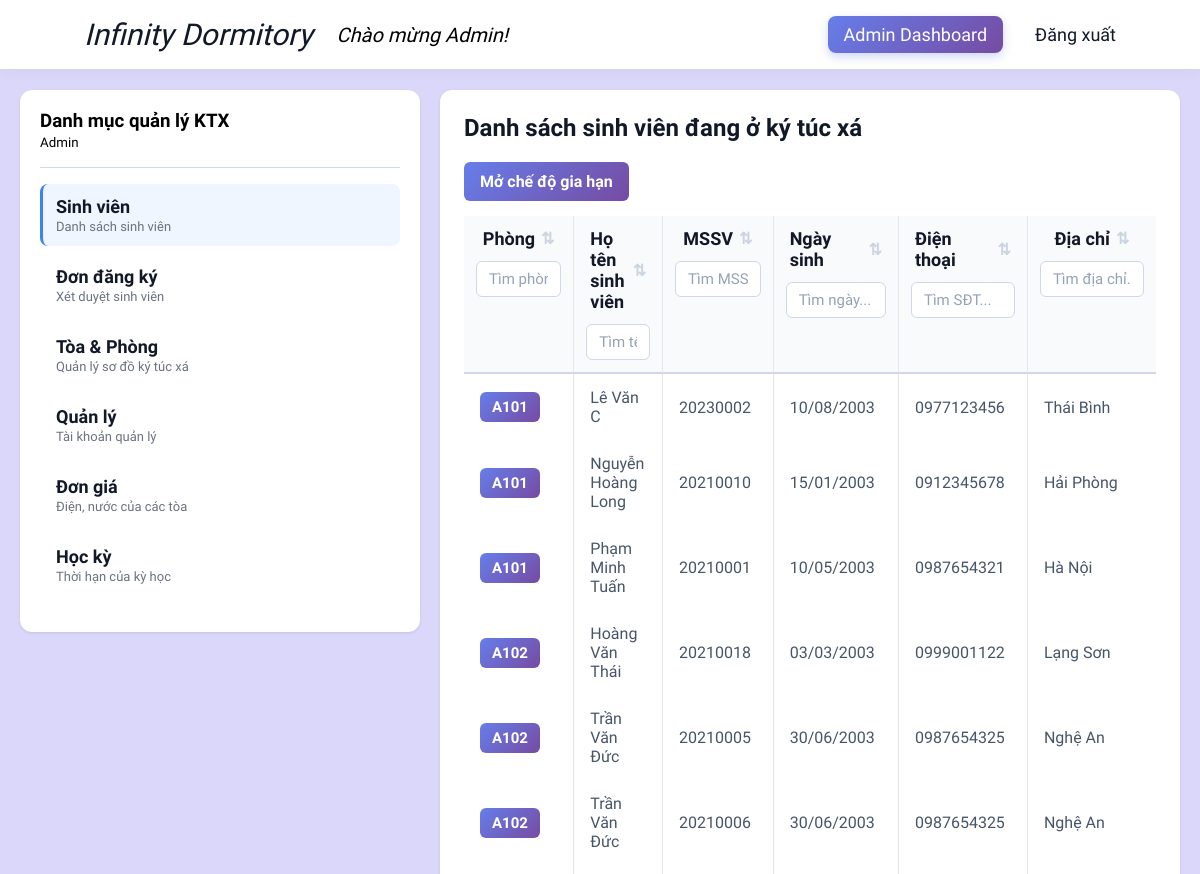
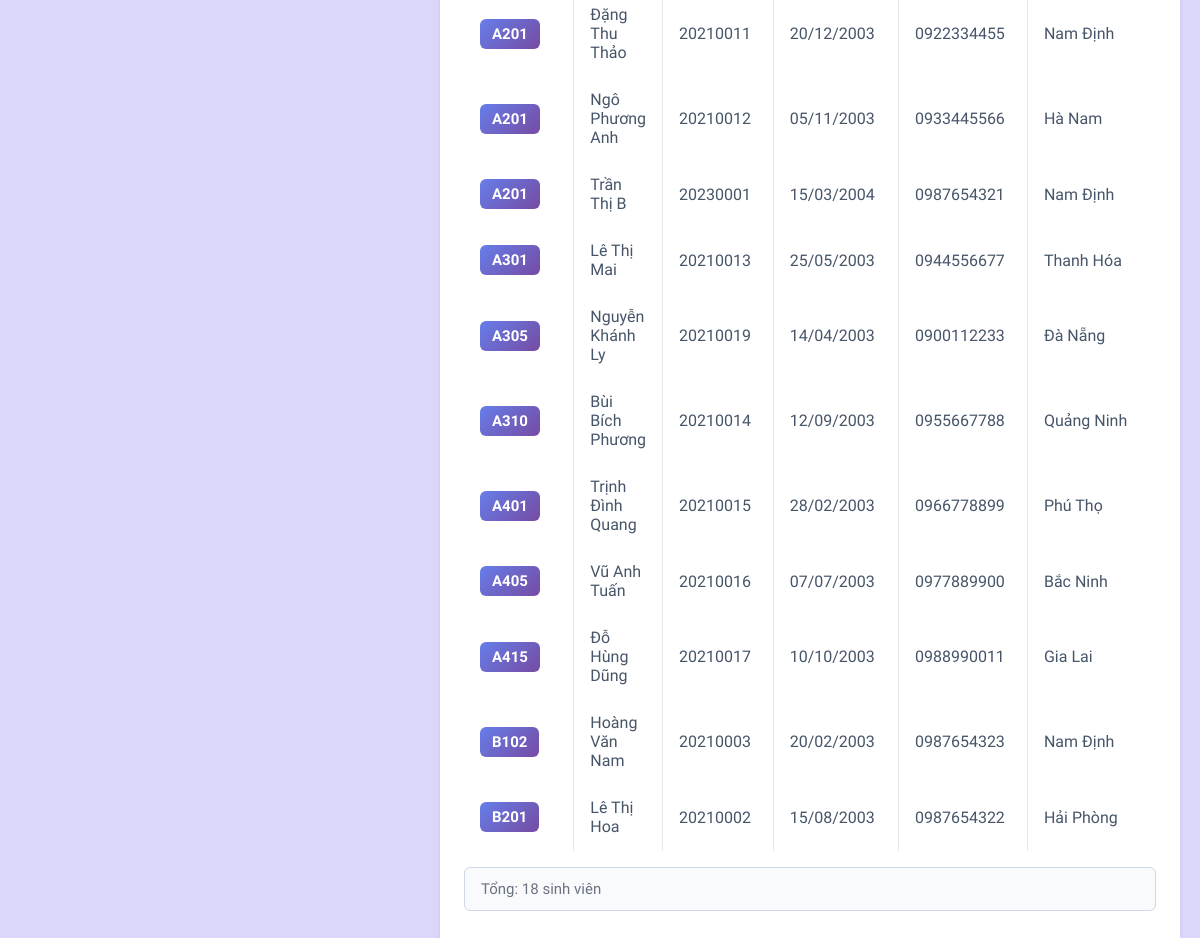
Page /admin/dashboard.php?tab=student (signed in) on the committed database (2 pictures, top to bottom).
### tables this page shows
CREATE TABLE STUDENT
(
    STD_ID VARCHAR(20) NOT NULL PRIMARY KEY,
    STD_NAME VARCHAR(100) NOT NULL,
    STD_DOB DATETIME NOT NULL,
    STD_GD ENUM('Nam', 'Nữ') NOT NULL,
    STD_PHONE VARCHAR(20),
    STD_ADR VARCHAR(200) NOT NULL,
    STD_IMG VARCHAR(255),
    IS_ACTIVE BOOLEAN DEFAULT TRUE,
    USER_ID INT NOT NULL,
    FOREIGN KEY (USER_ID) REFERENCES USERS(USER_ID)
);

### admin/views/students.php (the view, shortened to what this page needs)
<?php
require_once __DIR__ . '/../../database_connection.php';
$students = [];
try
{
    if ($conn) {
        mysqli_set_charset($conn, "utf8mb4");
        $nextSemRes = mysqli_query($conn, "SELECT SEM_ID FROM SEMESTER WHERE SEM_STATUS = 'Upcoming' LIMIT 1");
        $nextSemRow = mysqli_fetch_assoc($nextSemRes);
        $nextSemId = $nextSemRow ? $nextSemRow['SEM_ID'] : 'NONE';
        $studentQuery = "SELECT DISTINCT
                              s.*,
                              c.ROOM_ID,
                              c.BLOCK_ID,
                              sem.STARTDATE,
                              (SELECT COUNT(*) FROM CONTRACT c2
                              WHERE c2.STD_ID = s.STD_ID
                              AND c2.SEM_ID = '$nextSemId'
                              AND c2.STATUS = 'Upcoming') as is_renewed
                          FROM STUDENT s
                          INNER JOIN CONTRACT c ON s.STD_ID = c.STD_ID
                          INNER JOIN SEMESTER sem ON c.SEM_ID = sem.SEM_ID
                          WHERE sem.SEM_STATUS = 'Active'
                            AND c.STATUS = 'Active'
                            AND s.IS_ACTIVE = 1
                          ORDER BY c.BLOCK_ID, c.ROOM_ID, s.STD_NAME";
        $stmt = mysqli_prepare($conn, $studentQuery);
        mysqli_stmt_execute($stmt);
        $result = mysqli_stmt_get_result($stmt);
        if ($result) {
            while ($row = mysqli_fetch_assoc($result)) {
                $students[] = $row;
            }
        }
    }
}
catch (Exception $e) {
  $studentError = $e->getMessage();
}
?>
<h2>Danh sách sinh viên đang ở ký túc xá</h2>
<?php if (isset($studentError)): ?>
  <div class="alert alert-error">Lỗi: <?= htmlspecialchars($studentError) ?></div>
<?php elseif (empty($students)): ?>
  <div class="alert alert-info">Chưa có sinh viên nào trong hệ thống.</div>
<?php else: ?>
  <div class="table-controls" style="margin-bottom: 15px; display: flex; gap: 10px; align-items: center;">
      <button type="button" class="btn btn-primary" id="btnToggleEditRenewal" onclick="StudentAdmin.toggleRenewalMode()">
          Mở chế độ gia hạn
      </button>
  </div>
  <div class="student-table-wrapper">
    <table class="table student-table" id="studentTable">
      <thead>
        <tr>
          <th style="width: 130px">
            <div class="th-content" data-col="0">
              <span>Phòng</span>
              <span class="sort-icon">⇅</span>
            </div>
            <input type="text" class="col-search" data-col="0" placeholder="Tìm phòng...">
          </th>
          <th>
            <div class="th-content" data-col="1">
              <span>Họ tên sinh viên</span>
              <span class="sort-icon">⇅</span>
            </div>
            <input type="text" class="col-search" data-col="1" placeholder="Tìm tên...">
          </th>
          <th style="width: 130px">
            <div class="th-content" data-col="2">
              <span>MSSV</span>
              <span class="sort-icon">⇅</span>
            </div>
            <input type="text" class="col-search" data-col="2" placeholder="Tìm MSSV...">
          </th>
          <th style="width: 150px">
            <div class="th-content" data-col="3">
              <span>Ngày sinh</span>
              <span class="sort-icon">⇅</span>
            </div>
            <input type="text" class="col-search" data-col="3" placeholder="Tìm ngày...">
          </th>
          <th style="width: 150px">
            <div class="th-content" data-col="4">
              <span>Điện thoại</span>
              <span class="sort-icon">⇅</span>
            </div>
            <input type="text" class="col-search" data-col="4" placeholder="Tìm SĐT...">
          </th>
          <th style="width: 300px">
            <div class="th-content" data-col="5">
              <span>Địa chỉ</span>
              <span class="sort-icon">⇅</span>
            </div>
            <input type="text" class="col-search" data-col="5" placeholder="Tìm địa chỉ...">
          </th>
        </tr>
      </thead>
      <tbody>
        <?php foreach ($students as $s): ?>
        <tr class="student-row"
            data-id="<?= htmlspecialchars($s['STD_ID']) ?>"
            data-room="<?= htmlspecialchars($s['ROOM_ID']) ?>"
            style="cursor: pointer;">
          <td>
              <span class="room-badge">
                  <?= $s['ROOM_ID'] ? htmlspecialchars($s['BLOCK_ID'] . $s['ROOM_ID']) : 'Chưa xếp' ?>
              </span>
          </td>
          <td><?= htmlspecialchars($s['STD_NAME']) ?></td>
          <td><?= htmlspecialchars($s['STD_ID']) ?></td>
          <td><?= date('d/m/Y', strtotime($s['STD_DOB'])) ?></td>
          <td><?= htmlspecialchars($s['STD_PHONE']) ?></td>
          <td><?= htmlspecialchars($s['STD_ADR']) ?></td>
        </tr>
        <?php endforeach; ?>
      </tbody>
    </table>
  </div>
  <div class="table-info">Tổng: <?= count($students) ?> sinh viên</div>
<?php endif; ?>

### css/public.css (style rules this page uses)
:root { --cl: linear-gradient(135deg, #667eea 0%, #764ba2 100%); --hov: linear-gradient(135deg,rgba(77, 102, 214, 1) 0%, rgba(100, 52, 148, 1) 100%); --purple: #764ba2; --primary: #3b82f6; --primary-dark: #2563eb; --danger: #ef4444; --danger-dark: #991100; --success: #10b981; --bg-gray: #f7f9fc; --border: #ced8ea; --text: #111827; --text-muted: #6b7280; }
* { box-sizing: border-box; margin: 0; padding: 0; }
body { font-family: 'Google Sans', sans-serif; }
input { font-family: 'Google Sans'; }
.content-area h2 { font-weight: 700; margin-bottom: 20px; color: var(--text); }
.btn { font-family: 'Google Sans'; padding: 10px 16px; border: none; border-radius: 6px; font-size: 16px; font-weight: 600; cursor: pointer; transition: all 0.2s; color: white; background: var(--cl); }
table { width: 100%; border-collapse: collapse; background: white; border-radius: 8px; box-shadow: 0 1px 3px rgba(0, 0, 0, 0.1); }
table th { background: #f9fafb; padding: 12px; text-align: left; font-weight: 600; font-size: 14px; color: var(--text); border-bottom: 2px solid var(--border); }

### admin/css/admin.css (style rules this page uses)
.student-table-wrapper { max-height: 70vh; overflow-y: auto; position: relative; }
.student-table thead th { position: sticky; top: 0; z-index: 100; background-color: #f8fafc; border-bottom: 2px solid var(--border); }
.student-table { border-collapse: separate; border-spacing: 0; }
.student-table th, .student-table td { border-right: 1px solid #e5e7eb; }
.student-table th:last-child, .student-table td:last-child { border-right: none; }
.student-table th { background: #f8fafc; padding: 0; border-bottom: 2px solid var(--border); vertical-align: top; }
.student-table th .th-content { display: flex; align-items: center; justify-content: center; padding: 12px 16px; cursor: pointer; user-select: none; transition: background 0.2s; font-weight: 600; font-size: 18px; color: var(--text); }
.student-table .sort-icon { color: #cbd5e1; font-size: 16px; margin-left: 6px; transition: color 0.2s; }
.student-table .col-search { width: calc(100% - 24px); margin: 0 12px 12px; padding: 8px 12px; border: 1px solid var(--border); border-radius: 6px; font-size: 15px; transition: all 0.2s; }
.student-table .col-search::placeholder { color: #94a3b8; }
.student-table tbody tr { border-bottom: 1px solid #f1f5f9; transition: background 0.15s; }
.student-table tbody td { padding: 14px 16px; color: #475569; font-size: 16px; }
.room-badge { display: inline-block; padding: 6px 12px; background: linear-gradient(135deg, #667eea 0%, #764ba2 100%); color: white; border-radius: 6px; font-weight: 600; font-size: 15px; }
.table-info { margin-top: 16px; padding: 12px 16px; background: #f8fafc; border-radius: 6px; color: var(--text-muted); font-size: 15px; border: 1px solid var(--border); }

### rows in the picture
student: ROOM_ID "A101", STD_NAME "Lê Văn C", STD_ID "20230002", STD_DOB "10/08/2003", STD_PHONE "0977123456", STD_ADR "Thái Bình"
student: ROOM_ID "A101", STD_NAME "Nguyễn Hoàng Long", STD_ID "20210010", STD_DOB "15/01/2003", STD_PHONE "0912345678", STD_ADR "Hải Phòng"
student: ROOM_ID "A101", STD_NAME "Phạm Minh Tuấn", STD_ID "20210001", STD_DOB "10/05/2003", STD_PHONE "0987654321", STD_ADR "Hà Nội"
student: ROOM_ID "A102", STD_NAME "Hoàng Văn Thái", STD_ID "20210018", STD_DOB "03/03/2003", STD_PHONE "0999001122", STD_ADR "Lạng Sơn"
student: ROOM_ID "A102", STD_NAME "Trần Văn Đức", STD_ID "20210005", STD_DOB "30/06/2003", STD_PHONE "0987654325", STD_ADR "Nghệ An"
student: ROOM_ID "A102", STD_NAME "Trần Văn Đức", STD_ID "20210006", STD_DOB "30/06/2003", STD_PHONE "0987654325", STD_ADR "Nghệ An"
student: ROOM_ID "A201", STD_NAME "Đặng Thu Thảo", STD_ID "20210011", STD_DOB "20/12/2003", STD_PHONE "0922334455", STD_ADR "Nam Định"
student: ROOM_ID "A201", STD_NAME "Ngô Phương Anh", STD_ID "20210012", STD_DOB "05/11/2003", STD_PHONE "0933445566", STD_ADR "Hà Nam"
student: ROOM_ID "A201", STD_NAME "Trần Thị B", STD_ID "20230001", STD_DOB "15/03/2004", STD_PHONE "0987654321", STD_ADR "Nam Định"
student: ROOM_ID "A301", STD_NAME "Lê Thị Mai", STD_ID "20210013", STD_DOB "25/05/2003", STD_PHONE "0944556677", STD_ADR "Thanh Hóa"
student: ROOM_ID "A305", STD_NAME "Nguyễn Khánh Ly", STD_ID "20210019", STD_DOB "14/04/2003", STD_PHONE "0900112233", STD_ADR "Đà Nẵng"
student: ROOM_ID "A310", STD_NAME "Bùi Bích Phương", STD_ID "20210014", STD_DOB "12/09/2003", STD_PHONE "0955667788", STD_ADR "Quảng Ninh"
student: ROOM_ID "A401", STD_NAME "Trịnh Đình Quang", STD_ID "20210015", STD_DOB "28/02/2003", STD_PHONE "0966778899", STD_ADR "Phú Thọ"
student: ROOM_ID "A405", STD_NAME "Vũ Anh Tuấn", STD_ID "20210016", STD_DOB "07/07/2003", STD_PHONE "0977889900", STD_ADR "Bắc Ninh"
student: ROOM_ID "A415", STD_NAME "Đỗ Hùng Dũng", STD_ID "20210017", STD_DOB "10/10/2003", STD_PHONE "0988990011", STD_ADR "Gia Lai"
student: ROOM_ID "B102", STD_NAME "Hoàng Văn Nam", STD_ID "20210003", STD_DOB "20/02/2003", STD_PHONE "0987654323", STD_ADR "Nam Định"
student: ROOM_ID "B201", STD_NAME "Lê Thị Hoa", STD_ID "20210002", STD_DOB "15/08/2003", STD_PHONE "0987654322", STD_ADR "Hải Phòng"

### other values in the picture
$_SESSION['name'] "Admin"
$item['title'] "Sinh viên"
$item['desc'] "Danh sách sinh viên"
$item['title'] "Đơn đăng ký"
$item['desc'] "Xét duyệt sinh viên"
$item['title'] "Tòa & Phòng"
$item['desc'] "Quản lý sơ đồ ký túc xá"
$item['title'] "Quản lý"
$item['desc'] "Tài khoản quản lý"
$item['title'] "Đơn giá"
$item['desc'] "Điện, nước của các tòa"
$item['title'] "Học kỳ"
$item['desc'] "Thời hạn của kỳ học"
count($students) "18"
